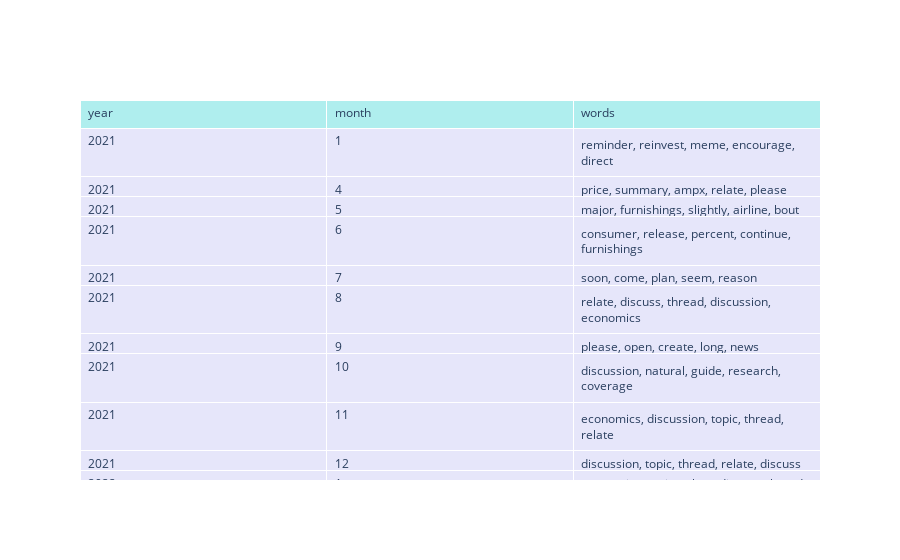

The notebook cell this image was saved under:
### Code cell
import plotly.graph_objects as go

fig = go.Figure(data=[go.Table(
    header=dict(values=list(top_words_pandas.columns),
                fill_color='paleturquoise',
                align='left'),
    cells=dict(values=[top_words_pandas[k].tolist() for k in top_words_pandas.columns],
               fill_color='lavender',
               align='left'))
])

fig.show()

### Figure 1 — Plotly figure (JSON) as saved in the notebook; plotly's stock layout.template omitted (floating-point values rounded to 4 significant figures)
{"data": [{"cells": {"align": "left", "fill": {"color": "lavender"}, "values": [[2021, 2021, 2021, 2021, 2021, 2021, 2021, 2021, 2021, 2021, 2022, 2022, 2022, 2022, 2022, 2022, 2022, 2022, 2022, 2022, 2022, 2022, 2023, 2023, 2023], [1, 4, 5, 6, 7, 8, 9, 10, 11, 12, 1, 2, 3, 4, 5, 6, 7, 8, 9, 10, 11, 12, 1, 2, 3], ["reminder, reinvest, meme, encourage, direct", "price, summary, ampx, relate, please", "major, furnishings, slightly, airline, bout", "consumer, release, percent, continue, furnishings", "soon, come, plan, seem, reason", "relate, discuss, thread, discussion, economics", "please, open, create, long, news", "discussion, natural, guide, research, coverage", "economics, discussion, topic, thread, relate", "discussion, topic, thread, relate, discuss", "economics, topic, relate, discuss, thread", "discussion, discuss, thread, economics, topic", "relate, topic, thread, discussion, discuss", "easy, error, happenand, east, around", "good, useful, help, coordinate, come", "view, discussion, topic, discuss, economics", "market, today, jury, continue, suggestion", "state, strong, knowledge, feel, economy", "september, thursday, also, market, relate", "invest, whole, economic, good, investment", "think, read, current, base, interest", "employment, worker, bill, topic, omnibus", "bank, academic, increase, portion, anyone", "teach, perform, mindset, source, corrupt", "lend, hike, jump, economics, analysis"]]}, "header": {"align": "left", "fill": {"color": "paleturquoise"}, "values": ["year", "month", "words"]}, "type": "table"}], "layout": {"autosize": true}}
